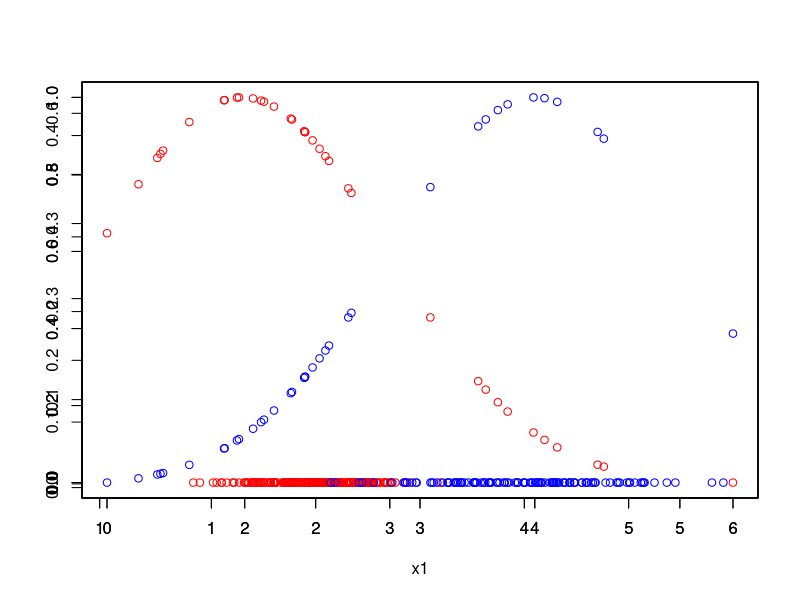

The R source for this figure:
# CLASSIFICADOR BAYESIANO

# - Baseado em probabilidade
# - Tem como hipótese que seus atributos são independentes (ingênuo)

nc1<-240
nc2<-120
sd1<-0.4
sd2<-0.8

aux1<-matrix(0, ncol=1, nrow=nc1)
aux2<-matrix(0, ncol=1, nrow=nc2)

xc1<-matrix(rnorm(nc1, mean = 2, sd = sd1), ncol=1)
xc2<-matrix(rnorm(nc2, mean = 4, sd = sd2), ncol=1)

plot(xc1, aux1, col='red', xlim =c(0,6), ylim = c(0,1), xlab = 'x1', ylab = '')
par(new=T)
plot(xc2, aux2, col='blue', xlim =c(0,6), ylim = c(0,1), xlab = '', ylab = '')

y1<-array(1, dim=c(nc1,1))
y2<-array(-1, dim=c(nc2,1))

iseq1<-sample(nc1)
iseq2<-sample(nc2)


yte1<-array(1, dim = c(nc1*.1,1))
yte2<-array(0, dim = c(nc2*.1,1))

nc1<-nc1*.9
nc2<-nc2*.9

xtrain1<-xc1[iseq1[1:nc1]]
xtrain2<-xc2[iseq2[1:nc2]]
xte1<-xc1[-iseq1[1:nc1]]
xte2<-xc2[-iseq2[1:nc2]]


Pc1<-nc1/(nc1+nc2)
Pc2<-nc2/(nc1+nc2)

### Treian o modelo

pdf1var<-function(x,m,s)((1/sqrt((2*pi*s))))*exp(-0.5*((x-m)^2))

u1<-mean(xtrain1)
u2<-mean(xtrain2)
s1<-sd(xtrain1)
s2<-sd(xtrain2)

### Classifica conjunto de teste

xte<-c(xte1, xte2)
yte<-c(yte1, yte2)

Pxdc1<-pdf1var(xte, u1, s1)
Pxdc2<-pdf1var(xte, u2, s2)

class<-Pxdc1*Pc1/(Pxdc2*Pc2)

sum(abs(((class>1)*1)-yte))

par(new=T)
plot(xte, Pxdc1, col='red', xlab = '', ylab = '')
par(new=T)
plot(xte, Pxdc2, col='blue', xlab = '', ylab = '')


